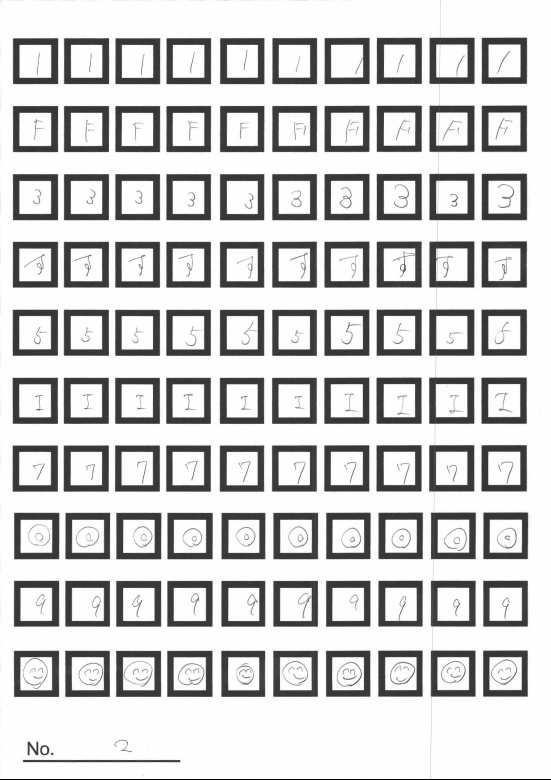
%> input picture image_mark.jpg, 1653 x 2338 px (shown at 1/3 size)
$ octave Step6_mark_image.m   (GNU Octave 9; MATLAB toolbox functions it lacks are replaced by stand-ins)
%> lines starting %> are read from the running program, lines starting %| are printed output that depends on the picture; in (x1, y1, x2, y2) boxes, pixels count from 0 and x2, y2 are one past the last pixel; in counts of white or black regions, pixels touching at a corner belong together; the program's own positions count from 1
%% 手書き文字から学習用データの作成
clear all;clc;close all;[status] = rmdir('image_mark','s');
%% スキャナーで読み取った100個の手書き文字が書かれた画像を読み込み
I = imread('image_mark.jpg');
%> I is the input picture: size 2338x1653 uint8; min 0, max 255, mean 205.5
figure,imshow(I);
%% 数値が書かれた領域のボックスを作成
BW = imbinarize(I); % 二値化
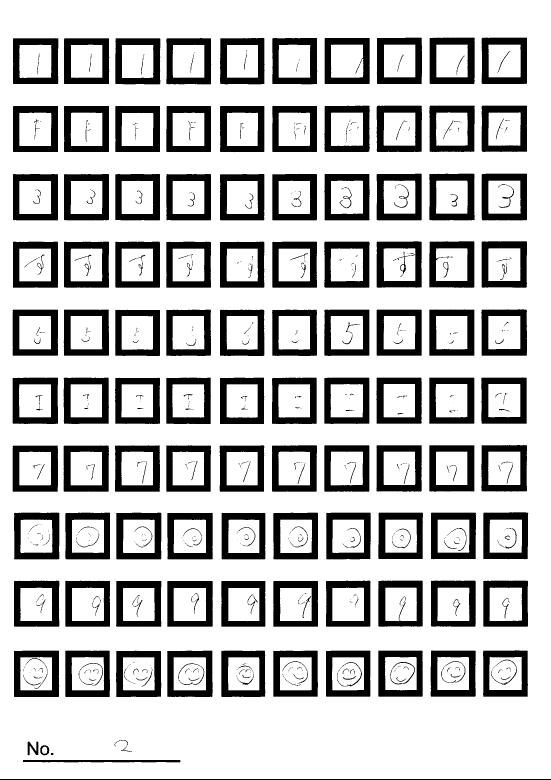
%> BW: size 2338x1653 logical (shown at 1/3 size); 75.7% white; 673 black regions (373 under 20 px), largest, box (x1, y1, x2, y2) and area: (1289, 112, 1424, 252) 9523, (42, 1538, 178, 1678) 9512, (1445, 521, 1581, 661) 9483
BW = imclearborder(BW); % 周囲に接している部分を
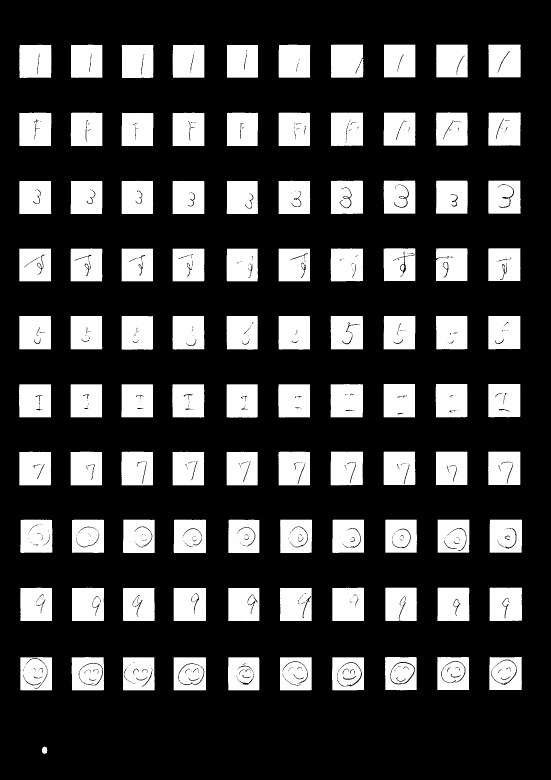
%> BW: size 2338x1653 logical (shown at 1/3 size); 23.8% white; 106 white regions (2 under 20 px), largest, box (x1, y1, x2, y2) and area: (992, 1152, 1089, 1252) 9493, (992, 1355, 1089, 1456) 9489, (1468, 1763, 1566, 1863) 9461
BWbbox = imfill(BW,'holes'); % 穴を埋める
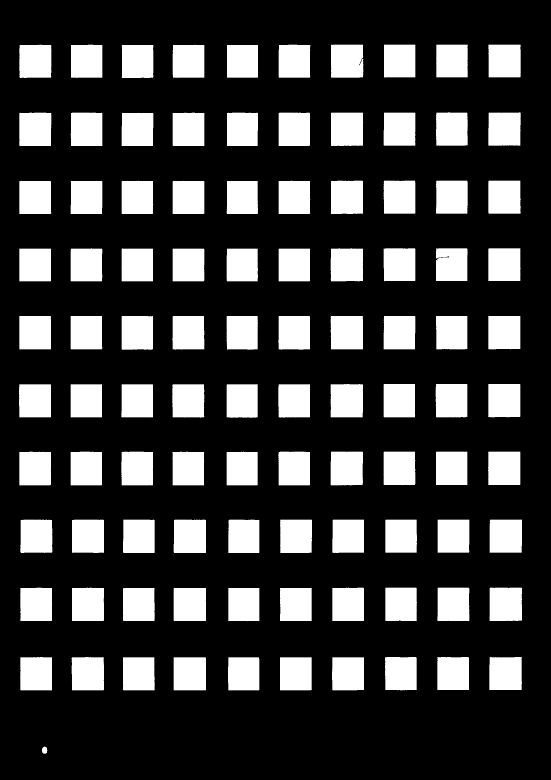
%> BWbbox: size 2338x1653 logical (shown at 1/3 size); 24.3% white; 101 white regions, largest, box (x1, y1, x2, y2) and area: (992, 1355, 1089, 1456) 9663, (1468, 1763, 1566, 1863) 9649, (992, 948, 1089, 1048) 9632
BWbbox = imclose(BWbbox,ones(30)); % クローズ処理
%> BWbbox: size 2338x1653 logical; 24.4% white; 101 white regions
BWbbox = bwareaopen(BWbbox,100); % 100より小さいごみを処理
% figure, imshow(BWbbox);
%% 各数字をトリミングで切り出しフォルダに保存
% 各数字の領域の範囲を指定
thresh = [0 320 520 720 920 1100 1280 1480 1680 1880 2080];
% 各数字の位置とサイズの情報を取得
statsbbox = regionprops('table',BWbbox,'Centroid','BoundingBox');
%> statsbbox = 101 regions; largest, box (x1, y1, x2, y2) and Centroid: (521, 1559, 619, 1659) [570.3 1609.6], (1468, 1763, 1566, 1863) [1517.9 1813.5], (992, 1355, 1089, 1456) [1040.8 1405.9], (1468, 1971, 1566, 2070) [1517.1 2021.4], (215, 1971, 312, 2071) [264.1 2021.8]
% 数字の種類ごとに処理
%> (the run ends here)
